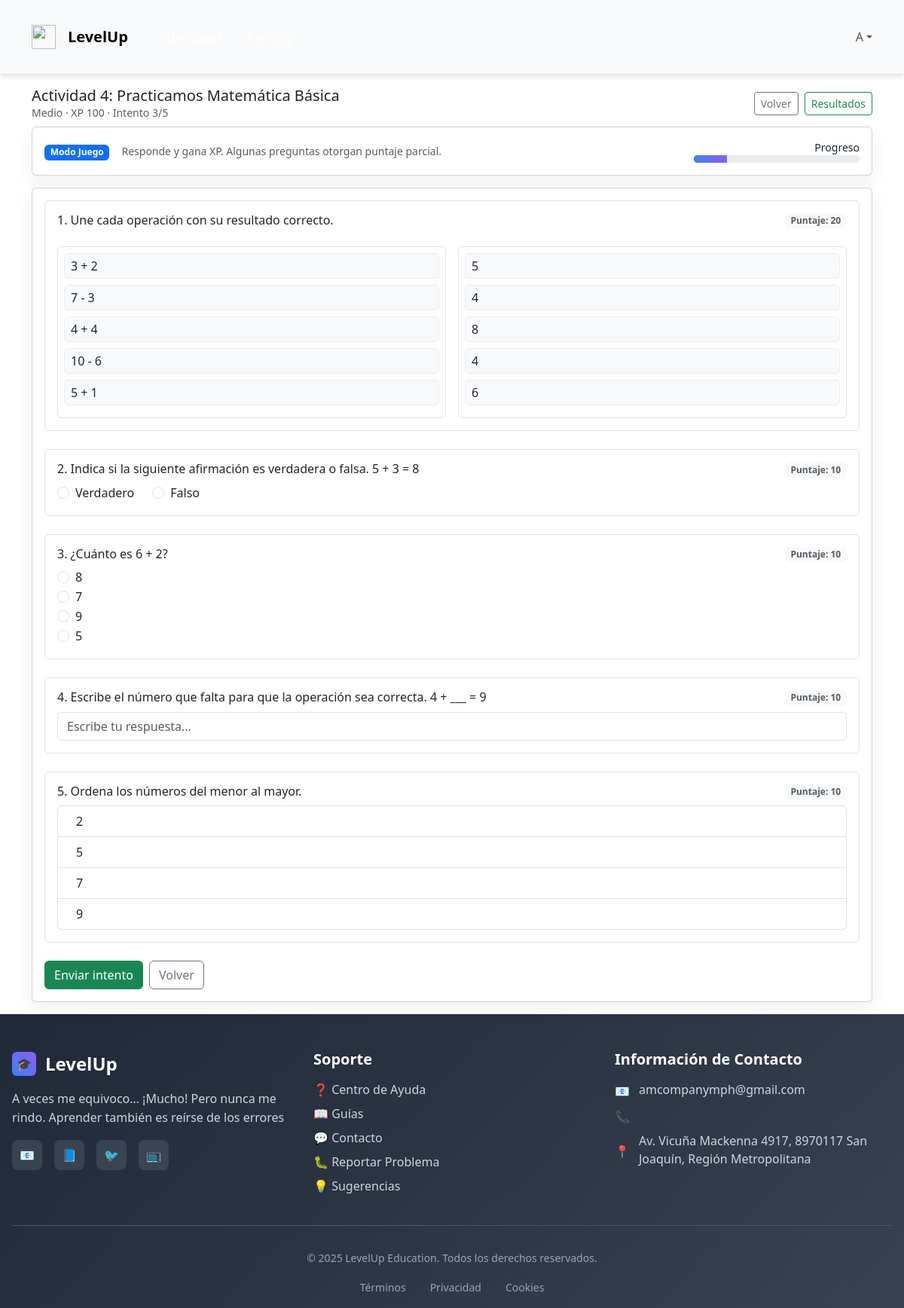
Page /actividades/estudiante/4/resolver/?modo=play (signed in) on the committed database.
### LevelUp/models.py (models this page shows, shortened)
class Actividad(models.Model):
    class Tipo(models.TextChoices):
        QUIZ = "quiz", "Quiz"
        JUEGO = "juego", "Juego"
        VIDEO = "video", "Video"
        TAREA = "tarea", "Tarea"
    class Dificultad(models.IntegerChoices):
        FACIL = 1, "Fácil"
        MEDIO = 2, "Medio"
        DIFICIL = 3, "Difícil"
    titulo = models.CharField(max_length=150)
    descripcion = models.TextField()
    tipo = models.CharField(max_length=20, choices=Tipo.choices)
    dificultad = models.IntegerField(
        choices=Dificultad.choices,
        default=Dificultad.MEDIO,
        validators=[MinValueValidator(1), MaxValueValidator(3)]
    )
    recurso = models.ForeignKey(Recurso, on_delete=models.SET_NULL, null=True, blank=True)
    recompensa = models.ForeignKey(Recompensa, on_delete=models.SET_NULL, null=True, blank=True)
    docente = models.ForeignKey(
        Docente, on_delete=models.SET_NULL, null=True, blank=True, related_name="actividades_creadas"
    )
    es_publicada = models.BooleanField(default=False)
    fecha_publicacion = models.DateTimeField(null=True, blank=True)
    fecha_cierre = models.DateTimeField(null=True, blank=True)
    xp_total = models.PositiveIntegerField(default=100, help_text="XP base proporcional al puntaje obtenido")
    intentos_max = models.PositiveSmallIntegerField(
        default=1,
        validators=[MinValueValidator(1), MaxValueValidator(20)],
        help_text="Número máximo de intentos por estudiante (1–20)."
    )
    estudiantes = models.ManyToManyField(
        'Estudiante', through='AsignacionActividad', related_name='actividades', blank=True
    )

class ItemActividad(models.Model):
    class ItemType(models.TextChoices):
        MCQ = "mcq", "Opción múltiple"
        TRUE_FALSE = "tf", "Verdadero/Falso"
        FILL_BLANK = "fib", "Completar espacios"
        SORT = "sort", "Ordenar"
        MATCH = "match", "Emparejar"
        TEXT = "text", "Respuesta de texto"
        IMAGE = "image", "Pregunta con imagen"
        INTERACTIVE = "interactive", "Interactiva (embed/url)"
        GAME = "game", "Juego (embed)"
    actividad = models.ForeignKey(Actividad, on_delete=models.CASCADE, related_name="items")
    tipo = models.CharField(max_length=20, choices=ItemType.choices)
    enunciado = models.TextField()
    imagen = models.ImageField(upload_to="actividades/items", null=True, blank=True)
    datos = JSONField(default=dict, blank=True)
    puntaje = models.PositiveIntegerField(
        default=10, validators=[MinValueValidator(1), MaxValueValidator(1000)]
    )
    orden = models.PositiveIntegerField(default=0)
    class Meta:
        ordering = ["orden", "id"]

### LevelUp/views.py (the view, shortened to what this page needs)
# urls.py: path("actividades/estudiante/<int:pk>/resolver/", views.actividad_resolver, name="resolver"),
@login_required
def actividad_resolver(request, pk):
    if not es_estudiante(request.user):
        raise Http404
    estudiante = get_object_or_404(Estudiante, usuario=request.user)
    act = get_object_or_404(Actividad, pk=pk, es_publicada=True)
    modo_play = (request.GET.get("modo") == "play")
    template_name = (
        "LevelUp/actividades/play.html"
        if modo_play else
        "LevelUp/actividades/estudiante_resolver.html"
    )
    if not AsignacionActividad.objects.filter(estudiante=estudiante, actividad=act).exists():
        raise Http404
    if getattr(act, "fecha_cierre", None) and timezone.now() > act.fecha_cierre:
        messages.warning(request, "La actividad está cerrada.")
        return redirect("estudiante_lista")
    sub_abierta = (
        Submission.objects
        .filter(actividad=act, estudiante=estudiante, finalizado=False)
        .order_by("-intento", "-id")
        .first()
    )
    intentos_usados = Submission.objects.filter(actividad=act, estudiante=estudiante).count()
    intentos_max = act.intentos_max or 1
    if not sub_abierta and intentos_usados >= intentos_max:
        messages.info(request, "Ya no tienes intentos disponibles para esta actividad.")
        return redirect("resolver_resultado", pk=act.pk)
    if not sub_abierta:
        sub_abierta = Submission.objects.create(
            actividad=act, estudiante=estudiante, intento=intentos_usados + 1
        )
    sub = sub_abierta  # alias
    return render(request, template_name, {
        "actividad": act,
        "submission": sub,
        "intento_actual": sub.intento,
        "intentos_max": intentos_max,
        "modo_play": modo_play,
    })

### LevelUp/views.py (called while the page is built)
def es_estudiante(user) -> bool:
    return getattr(user, "rol", None) == Usuario.Rol.ESTUDIANTE

### LevelUp/templates/LevelUp/actividades/play.html (shortened to what this page needs)
{% extends "LevelUp/base.html" %}
{% load static %}
{% block content %}
<div class="container py-3">
  <div class="d-flex align-items-center justify-content-between mb-2">
    <div>
      <h1 class="h5 m-0">{{ actividad.titulo }}</h1>
      <div class="small text-muted">
        {{ actividad.get_dificultad_display }} · XP {{ actividad.xp_total }}
        · Intento {{ intento_actual }}/{{ intentos_max }}
      </div>
    </div>
    <div class="d-flex gap-2">
      <a class="btn btn-outline-secondary btn-sm" href="{% url 'estudiante_lista' %}">Volver</a>
      <a class="btn btn-outline-success btn-sm" href="{% url 'resolver_resultado' actividad.pk %}">Resultados</a>
    </div>
  </div>
  <div class="card mb-3">
    <div class="card-body d-flex align-items-center justify-content-between">
      <div class="d-flex align-items-center gap-3">
        <div><span class="badge text-bg-primary">Modo Juego</span></div>
        <div class="small text-muted">Responde y gana XP. Algunas preguntas otorgan puntaje parcial.</div>
      </div>
      <div class="text-end">
        <div class="small">Progreso</div>
        <div class="progress" style="width:220px; height:10px;">
          <div id="play-progress" class="progress-bar" role="progressbar" style="width:0%;" aria-valuenow="0"
               aria-valuemin="0" aria-valuemax="100"></div>
        </div>
      </div>
    </div>
  </div>
  <form id="play-form" method="post" action="{% url 'resolver' actividad.pk %}" class="card p-3">
    {% for item in actividad.items.all %}
      {% with tipo=item.tipo|lower datos=item.datos %}
      <div class="mb-4 p-3 border rounded play-item"
           data-item-id="{{ item.pk }}"
           data-item-type="{{ tipo }}"
           data-item-multiple="{% if datos.multiple %}1{% else %}0{% endif %}">
        <div class="d-flex align-items-start justify-content-between">
          <h2 class="h6 m-0">{{ forloop.counter }}. {{ item.enunciado }}</h2>
          <span class="badge text-bg-light text-muted">Puntaje: {{ item.puntaje }}</span>
        </div>
        {% if tipo == "mcq" %}
          {% with opciones=datos.opciones %}
          <div class="mt-2">
            {% if datos.multiple %}
              {% if opciones %}
                {% for op in opciones %}
                <div class="form-check">
                  <input class="form-check-input mcq-option"
                         type="checkbox"
                         name="item_{{ item.pk }}"
                         value="{{ forloop.counter0 }}"
                         id="op{{ item.pk }}_{{ forloop.counter0 }}">
                  <label class="form-check-label" for="op{{ item.pk }}_{{ forloop.counter0 }}">{{ op }}</label>
                </div>
                {% empty %}
                  <div class="text-muted small">Sin opciones configuradas.</div>
                {% endfor %}
              {% else %}
                <div class="text-muted small">Sin opciones configuradas.</div>
              {% endif %}
            {% else %}
              {% if opciones %}
                {% for op in opciones %}
                <div class="form-check">
                  <input class="form-check-input mcq-option"
                         type="radio"
                         name="item_{{ item.pk }}"
                         value="{{ forloop.counter0 }}"
                         id="op{{ item.pk }}_{{ forloop.counter0 }}">
                  <label class="form-check-label" for="op{{ item.pk }}_{{ forloop.counter0 }}">{{ op }}</label>
                </div>
                {% empty %}
                  <div class="text-muted small">Sin opciones configuradas.</div>
                {% endfor %}
              {% else %}
                <div class="text-muted small">Sin opciones configuradas.</div>
              {% endif %}
            {% endif %}
          </div>
          {% endwith %}
        {% elif tipo == "tf" %}
          <div class="mt-2 d-flex gap-4">
            <div class="form-check">
              <input class="form-check-input" type="radio" name="item_{{ item.pk }}" value="true" id="tf_t_{{ item.pk }}">
              <label class="form-check-label" for="tf_t_{{ item.pk }}">Verdadero</label>
            </div>
            <div class="form-check">
              <input class="form-check-input" type="radio" name="item_{{ item.pk }}" value="false" id="tf_f_{{ item.pk }}">
              <label class="form-check-label" for="tf_f_{{ item.pk }}">Falso</label>
            </div>
          </div>
        {% elif tipo == "fib" %}
          <input type="text" name="item_{{ item.pk }}" class="form-control mt-2" placeholder="Escribe tu respuesta…">
        {% elif tipo == "sort" %}
          {% with items=datos.items %}
          <ul class="list-group mt-2 play-sort-list" data-input-id="orden_{{ item.pk }}">
            {% if items %}
              {% for it in items %}
              <li class="list-group-item d-flex align-items-center gap-2" draggable="true" data-id="{{ it.id }}">
                <span>{{ it.texto }}</span>
              </li>
              {% endfor %}
            {% endif %}
          </ul>
          {% endwith %}
        {% elif tipo == "match" %}
          {% with pares=datos.pares %}
          <div class="row g-3 mt-2">
            <div class="col-md-6">
              <div class="border rounded p-2 play-match-left">
                {% if pares %}
                  {% for p in pares %}
                    <div class="play-match-left-item" data-id="{{ p.left.id }}">{{ p.left.texto }}</div>
                  {% endfor %}
                {% endif %}
              </div>
            </div>
            <div class="col-md-6">
              <div class="border rounded p-2 play-match-right">
                {% if pares %}
                  {% for p in pares %}
                    <div class="play-match-right-item" data-id="{{ p.right.id }}">{{ p.right.texto }}</div>
                  {% endfor %}
                {% endif %}
              </div>
            </div>
          </div>
          {% endwith %}
        {% elif tipo == "text" %}
          <textarea name="item_{{ item.pk }}" class="form-control mt-2" rows="3" placeholder="Escribe tu respuesta…"></textarea>
        {% elif tipo == "image" %}
          <input type="text" name="item_{{ item.pk }}" class="form-control mt-2" placeholder="Describe la imagen o responde la pregunta">
        {% else %}
          <div class="alert alert-secondary mt-2">Tipo no soportado: {{ tipo }}</div>
        {% endif %}
      </div>
      {% endwith %}
    {% empty %}
      <div class="alert alert-info">Esta actividad aún no tiene ítems.</div>
    {% endfor %}
    <div class="d-flex gap-2">
      <button class="btn btn-success" type="submit">Enviar intento</button>
      <a class="btn btn-outline-secondary" href="{% url 'estudiante_lista' %}">Volver</a>
    </div>
  </form>
</div>
{% endblock %}

### LevelUp/static/LevelUp/css/style.css (style rules this page uses)
:root { --primary-color: #3b82f6; --secondary-color: #8b5cf6; --success-color: #10b981; --warning-color: #f59e0b; --danger-color: #ef4444; --background-light: #f8fafc; --background-gradient: linear-gradient(135deg, #667eea 0%, #764ba2 100%); --card-shadow: 0 4px 6px -1px rgba(0, 0, 0, 0.1); --card-shadow-hover: 0 10px 15px -3px rgba(0, 0, 0, 0.1); --border-radius: 0.5rem; --border-radius-lg: 1rem; --font-family: 'Inter', -apple-system, BlinkMacSystemFont, sans-serif; }
* { margin: 0; padding: 0; box-sizing: border-box; }
body { font-family: var(--font-family); background: var(--background-light); color: #1f2937; line-height: 1.6; }
.container { max-width: 1200px; margin: 0 auto; padding: 0 1rem; }
.gap-4 { gap: 1rem; }
.card { background: white; border-radius: var(--border-radius); box-shadow: var(--card-shadow); transition: all 0.3s ease; overflow: hidden; }
.btn { display: inline-flex; align-items: center; justify-content: center; padding: 0.75rem 1.5rem; border-radius: var(--border-radius); font-weight: 500; text-decoration: none; border: none; cursor: pointer; transition: all 0.2s ease; gap: 0.5rem; }
.btn-success { background: var(--success-color); color: white; }
.badge { display: inline-flex; align-items: center; padding: 0.25rem 0.75rem; border-radius: 9999px; font-size: 0.875rem; font-weight: 500; gap: 0.25rem; }
.progress { width: 100%; height: 0.5rem; background: #e5e7eb; border-radius: 9999px; overflow: hidden; }
.progress-bar { height: 100%; background: linear-gradient(90deg, var(--primary-color), var(--secondary-color)); transition: width 0.5s ease; }
.mb-4 { margin-bottom: 1rem; }
.rounded { border-radius: var(--border-radius); }

### LevelUp/static/LevelUp/css/global.css (style rules this page uses)
:root { --bg:#f8fafc; --text:#111827; --muted:#6b7280; --border:#e5e7eb; --primary:#6366f1; --primary-weak: rgba(99,102,241,.15); --success:#10b981; --warning:#f59e0b; }
html,body { height:100%; }
body { margin:0; background:var(--bg); color:var(--text); font-family:system-ui, -apple-system, "Segoe UI", Roboto, Ubuntu, Cantarell, "Helvetica Neue", Arial, "Noto Sans", "Apple Color Emoji","Segoe UI Emoji","Segoe UI Symbol"; }
.container { max-width:1100px; margin:0 auto; padding:1.25rem; }
.card { background:#fff; border-radius:.75rem; box-shadow:0 10px 25px rgba(0,0,0,.06); }
.btn { display:inline-flex; align-items:center; justify-content:center; gap:.5rem; padding:.6rem .9rem; border-radius:.5rem; border:0; cursor:pointer; text-decoration:none; }
.text-muted { color:var(--muted); }
:root { --bp-ink:#1E1B2E; --bp-primary:#867cc4; --bp-primary-600:#6f64a3; --bp-blue:#3A81F6; --bp-accent:#988bb6; --bp-hero:#bfbaf7; --bp-soft:#EAF0FF; --bp-cream:#fbeaff; }

### LevelUp/templates/LevelUp/actividades/play.html (style rules this page uses)
.play-match-left, .play-match-right { min-height: 160px; }
.play-match-left-item, .play-match-right-item { background: #f8f9fa; border: 1px solid #e9ecef; border-radius: .375rem; padding: .25rem .5rem; margin-bottom: .5rem; cursor: grab; }
.play-sort-list .list-group-item { cursor: grab; }

### rows in the picture
Actividad: titulo "Actividad 4: Practicamos Matemática Básica", dificultad "Medio", xp_total "100"
ItemActividad: enunciado "Une cada operación con su resultado correcto.", puntaje "20", left.texto "3 + 2" "7 - 3" "4 + 4" "10 - 6" "5 + 1", right.texto "5" "4" "8" "4" "6"
ItemActividad: enunciado "Indica si la siguiente afirmación es verdadera o falsa. 5 + 3 = 8", puntaje "10"
ItemActividad: enunciado "¿Cuánto es 6 + 2?", puntaje "10", opciones "8" "7" "9" "5"
ItemActividad: enunciado "Escribe el número que falta para que la operación sea correcta. 4 + ___ = 9", puntaje "10"
ItemActividad: enunciado "Ordena los números del menor al mayor.", puntaje "10", texto "2" "5" "7" "9"

### other values in the picture
{{ display_name|slice:":1"|upper }} "A"
{{ intento_actual }} "3"
{{ intentos_max }} "5"
